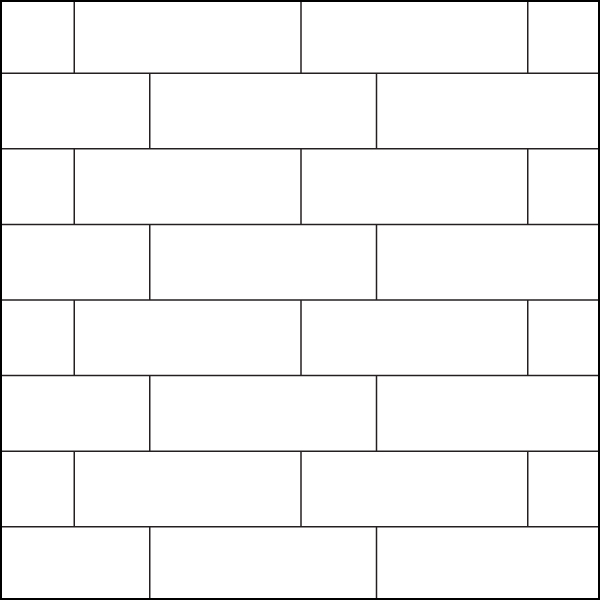
#> input picture intro/images/brickpattern.jpg, 600 x 600 px, found by its file name
$ python linedetectionalt.py
#> lines starting #> are read from the running program, lines starting #| are printed output that depends on the picture; after the words box and inside, x2 and y2 are one past the last pixel; in counts of white or black regions, pixels touching at a corner belong together
# Python program to illustrate HoughLine method for line detection by directly obtaining line end points

# Following second program in https://www.geeksforgeeks.org/line-detection-python-opencv-houghline-method/

import cv2
import numpy as np

# Read image
image_path = r'/home/nroede/Python/Scripts/learncv/intro/images/brickpattern.jpg'
image = cv2.imread(image_path)
#> image is the input picture: shape (600, 600, 3); mean B, G, R 246.4, 246.3, 246.4

# Convert image to grayscale
gray = cv2.cvtColor(image,cv2.COLOR_BGR2GRAY)

# Use canny edge detection
edges = cv2.Canny(gray,50,150,apertureSize=3)
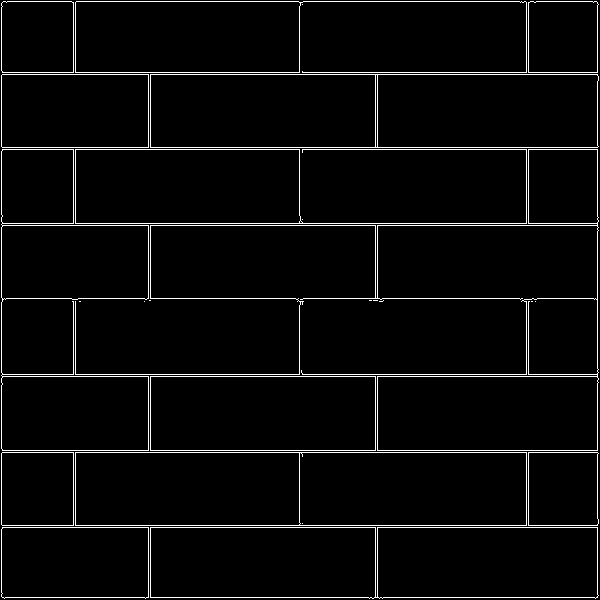
#> edges: shape (600, 600); 3.5% white in thin lines or dots

# Apply HoughLinesP method to
# to directly obtain line end points
lines = cv2.HoughLinesP(
			edges, # Input edge image
			1, # Distance resolution in pixels
			np.pi/180, # Angle resolution in radians
			threshold=100, # Min number of votes for valid line
			minLineLength=5, # Min allowed length of line
			maxLineGap=10 # Max allowed gap between line for joining them
			)
#> lines = 35 rows, first 6: [2, 298, 597, 298], [2, 450, 597, 450], [2, 525, 597, 525], [2, 376, 597, 376], [2, 527, 597, 527], [2, 72, 597, 72]

# Iterate over points
for points in lines:
	# Extracted points nested in the list
	x1,y1,x2,y2=points[0]
	# Draw the lines joing the points
	# On the original image
	cv2.line(image,(x1,y1),(x2,y2),(0,255,0),2)
#> this loop made 35 passes
#> (x1, y1, x2, y2) on passes 1 to 12: (2, 298, 597, 298), (2, 450, 597, 450), (2, 525, 597, 525), (2, 376, 597, 376), (2, 527, 597, 527), (2, 72, 597, 72), (2, 147, 597, 147), (2, 452, 597, 452), (2, 374, 597, 374), (2, 223, 597, 223), (2, 225, 597, 225), (3, 1, 596, 1)
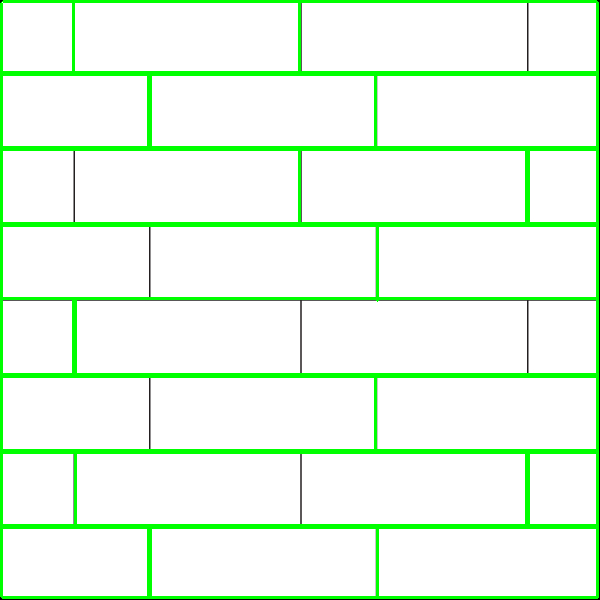
#> image: shape (600, 600, 3); 8.37% of pixels changed, all inside (x1, y1, x2, y2) = (0, 0, 599, 599)


# Save the result image
cv2.imshow('detectedLines.png',image)
# waits for user to press any key (this is necessary to avoid Python kernel form crashing)
cv2.waitKey(0)

# closing all open windows
cv2.destroyAllWindows()
